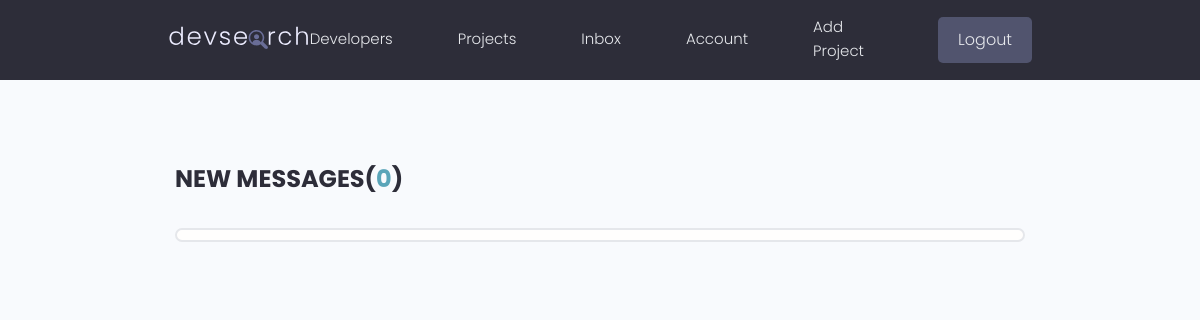
Before: /inbox/ (signed in) with the older database file.
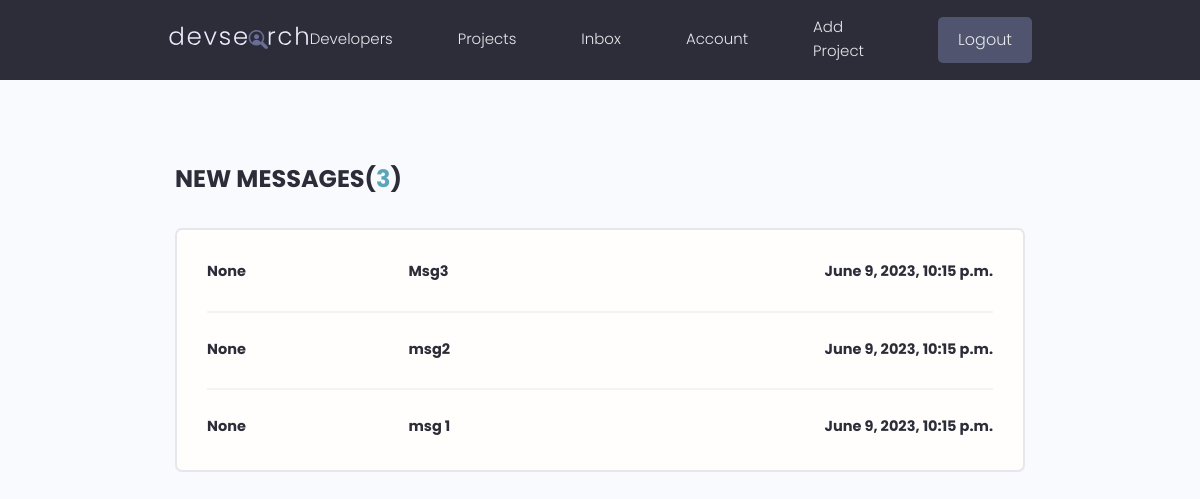
After: the same page with the newer database file.
### users/models.py (models this page shows, shortened)
class Message(models.Model):
    sender = models.ForeignKey(Profile, on_delete=models.SET_NULL, null = True, blank = True)
    recipient = models.ForeignKey(Profile, on_delete=models.SET_NULL, null = True, blank = True, related_name = "messages")
    name = models.CharField(max_length= 200, null = True, blank = True)
    email = models.EmailField(max_length=200, null = True, blank = True)
    subject = models.CharField(max_length=200, null = True, blank = True)
    body = models.TextField()
    is_read = models.BooleanField(default=False, null = True)
    created = models.DateTimeField(auto_now=True)
    id = models.UUIDField(default=uuid.uuid4, unique = True, primary_key=True, editable=False)
    class Meta:
        ordering = ['is_read', '-created']

### users/views.py (the view)
# urls.py: path('inbox/', views.inbox, name = 'inbox'),
@login_required(login_url='login')
def inbox(request):
    profile = request.user.profile
    messageRequests = profile.messages.all()
    unreadCount = messageRequests.filter(is_read = False).count()
    context = {'messageRequests': messageRequests, 'unreadCount':unreadCount}
    return render(request, 'users/inbox.html', context)

### users/templates/users/inbox.html
{% extends 'main.html' %}
{% block content %}
<main class="inbox my-xl">
    <div class="content-box">
      <h3 class="inbox__title">New Messages(<span>{{unreadCount}}</span>)</h3>
      <ul class="messages">
        {% for message in messageRequests %}
        {% if message.is_read == False %}
        <li class="message message--unread">
        {% else %}
        <li class="message">
            {% endif %}
          <a href="{% url 'message' message.id %}">
            <span class="message__author">{{message.name}}</span>
            <span class="message__subject">{{message.subject}}</span>
            <span class="message__date">{{message.created}}</span>
          </a>
        </li>
        {% endfor %}
      </ul>
    </div>
  </main>
{% endblock content %}

Changed rows visible on the page:
added Message: name "None", subject "Msg3", created "June 9, 2023, 10:15 p.m."
added Message: name "None", subject "msg2", created "June 9, 2023, 10:15 p.m."
added Message: name "None", subject "msg 1", created "June 9, 2023, 10:15 p.m."
Other visible differences:
{{ unreadCount }}: "0" → "3"
